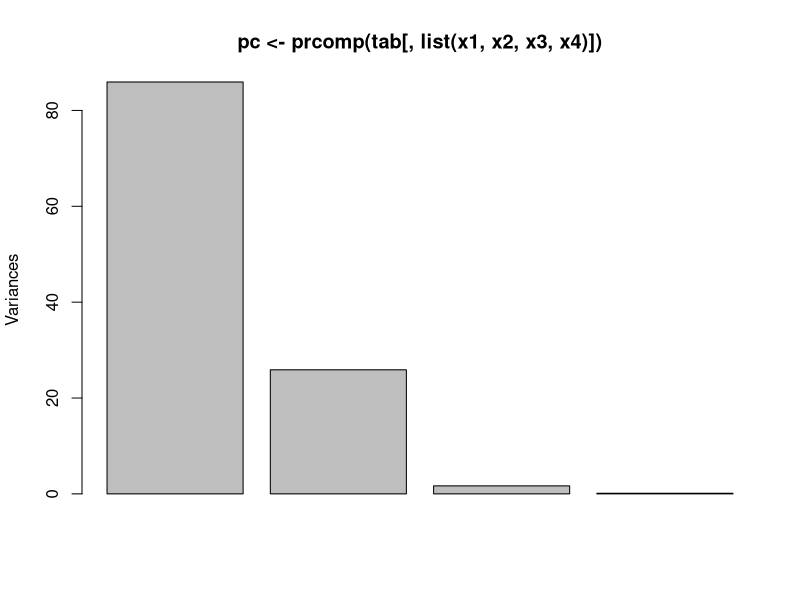
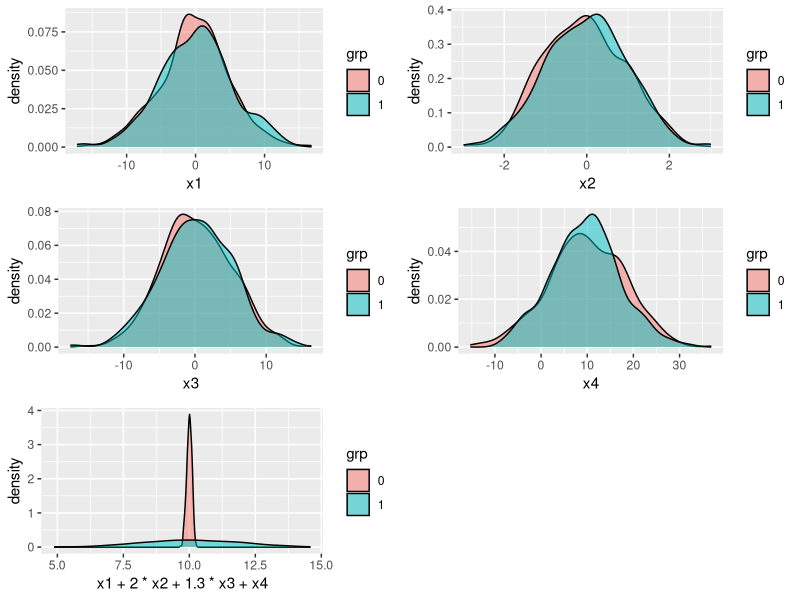
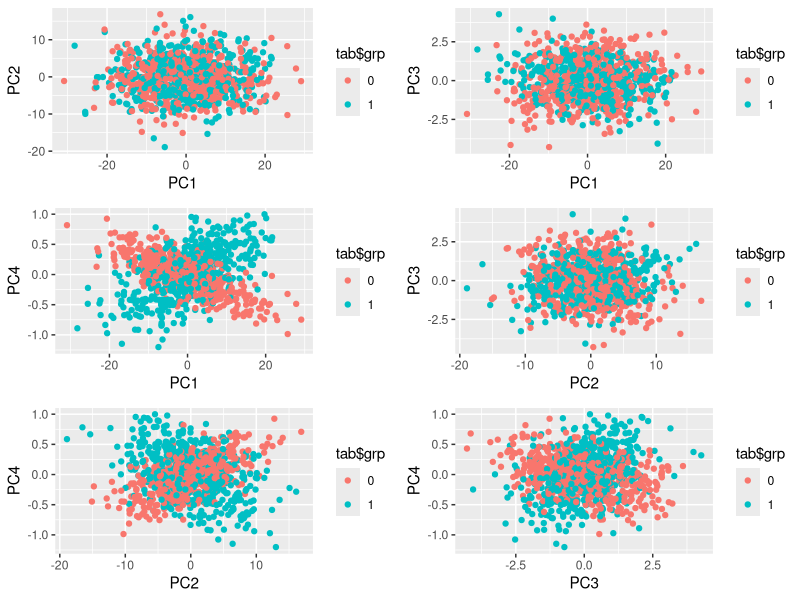
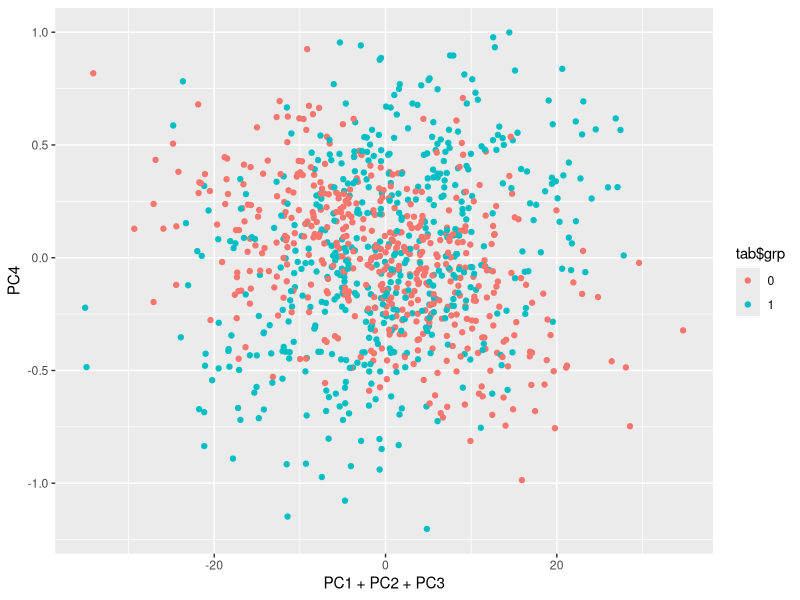
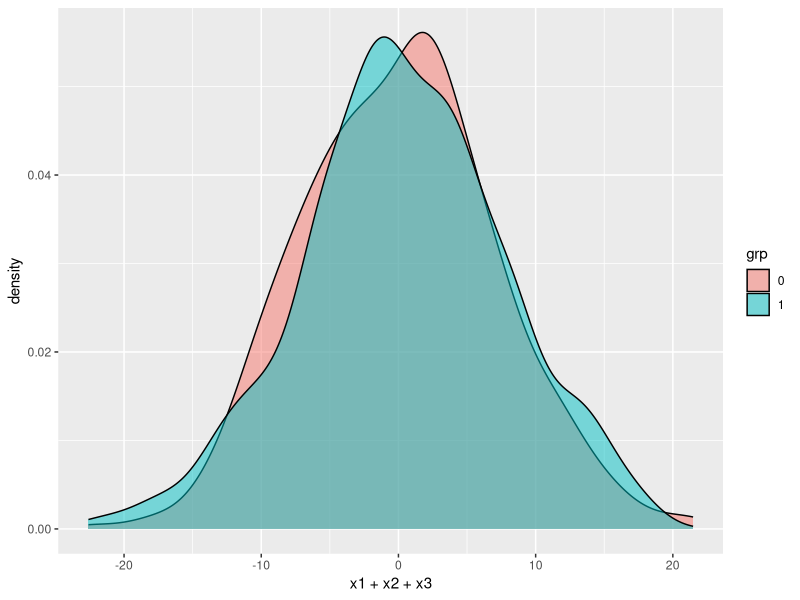

Reproduce these figures in R, in order. (Note: this script raises an error after producing the figures.)
# How to detect multivariate separation of categories
 library(data.table)
 library(ggplot2)
 library(grid)
 library(gridExtra)
 
 N <- 1e3
 train <- sample(1:N, .9*N)
 tab <- data.table(x1 = rnorm(N, 0, 5), x2 = rnorm(N, 0, 1), x3 = rnorm(N, 0, 5), grp = sample(factor(0:1), N, replace = T))
 tab[, x4 := ifelse(grp == 1, 10 - (x1 + x2 + x3) + rnorm(.N, 0, .1), 10 - (x1 + 2*x2 + 1.3*x3) + rnorm(.N, 0, .1))]
 
 plot(pc <- prcomp(tab[, list(x1, x2, x3, x4)]))
 pcs <- data.table(grp = tab$grp, pc$x)
 
 grid.arrange(
   ggplot(tab, aes(x1, fill = grp)) + geom_density(alpha = .5),
   ggplot(tab, aes(x2, fill = grp)) + geom_density(alpha = .5),
   ggplot(tab, aes(x3, fill = grp)) + geom_density(alpha = .5),
   ggplot(tab, aes(x4, fill = grp)) + geom_density(alpha = .5),
   ggplot(tab, aes(x1 + 2*x2 + 1.3*x3 + x4, fill = grp)) + geom_density(alpha = .5)
 )
 
 grid.arrange(
   ggplot(data.frame(pc$x), aes(PC1, PC2, col = tab$grp)) + geom_point(),
   ggplot(data.frame(pc$x), aes(PC1, PC3, col = tab$grp)) + geom_point(),
   ggplot(data.frame(pc$x), aes(PC1, PC4, col = tab$grp)) + geom_point(),
   ggplot(data.frame(pc$x), aes(PC2, PC3, col = tab$grp)) + geom_point(),
   ggplot(data.frame(pc$x), aes(PC2, PC4, col = tab$grp)) + geom_point(),
   ggplot(data.frame(pc$x), aes(PC3, PC4, col = tab$grp)) + geom_point() )
 ggplot(data.frame(pc$x), aes(PC1 + PC2 + PC3, PC4, col = tab$grp)) + geom_point()
 ggplot(tab, aes(x1 + x2 + x3, fill = grp)) + geom_density(alpha = .5)
 
 
 summary(mod <- glm(grp~., data = tab[train], family = "binomial"))
 roc(tab[-train, grp], predict(mod, newdata = tab[-train]), plot = T, print.auc = T)
 summary(mod <- glm(grp~I(x1 + 2*x2 + 1.3*x3 + x4), data = tab[train], family = "binomial"))
 roc(tab[-train, grp], predict(mod, newdata = tab[-train]), plot = T, print.auc = T)
 summary(mod <- glm(grp~., data = pcs[train], family = "binomial"))
 roc(pcs[-train, grp], predict(mod, newdata = pcs[-train]), plot = T, print.auc = T)
 
 
 #####
 # Only 3 dimensions
 N <- 1e3
 train <- sample(1:N, .9*N)
 tab3 <- data.table(x1 = rnorm(N, 0, 5), x2 = rnorm(N, 0, 1), grp = sample(factor(0:1), N, replace = T))
 tab3[, x3 := ifelse(grp == 1, 7.5 - (x1 + x2), 10/1.3 - (x1 + 2*x2)/1.3)]
 
 plot(pc3 <- prcomp(tab3[, list(x1, x2, x3)]))
 pcs3 <- data.table(grp = tab3$grp, pc3$x)
 
 grid.arrange(
   ggplot(tab3, aes(x1, fill = grp)) + geom_density(alpha = .5),
   ggplot(tab3, aes(x2, fill = grp)) + geom_density(alpha = .5),
   ggplot(tab3, aes(x3, fill = grp)) + geom_density(alpha = .5),
   ggplot(tab3, aes(x1 + 2*x2 + 1.3*x3, fill = grp)) + geom_density(alpha = .5)
 )
 
 grid.arrange(
   ggplot(data.frame(pc3$x), aes(PC1, PC2, col = tab3$grp)) + geom_point(),
   ggplot(data.frame(pc3$x), aes(PC1, PC3, col = tab3$grp)) + geom_point(),
   ggplot(data.frame(pc3$x), aes(PC2, PC3, col = tab3$grp)) + geom_point() )
 
 ggplot(tab3, aes(x1 + x2 + x3, 1.3*x1 - 1.7*x2 + .4*x3, col = tab3$grp)) + geom_point()
 
 summary(mod <- glm(grp~.^3, data = tab3[train], family = "binomial"))
 roc(tab3[-train, grp], predict(mod, newdata = tab3[-train]), plot = T, print.auc = T)
 summary(mod <- glm(grp~abs(1.3*x1 - 1.7*x2 + 0.4*x3 - 10) * abs(x1 + x2 + x3 - 7.5), data = tab3[train], family = "binomial"))
 roc(tab3[-train, grp], predict(mod, newdata = tab3[-train]), plot = T, print.auc = T)
 summary(mod <- glm(grp~., data = pcs3[train], family = "binomial"))
 roc(pcs3[-train, grp], predict(mod, newdata = pcs3[-train]), plot = T, print.auc = T)
 
 
 summary(mod2 <- lm(x3~.*grp, data = tab3))
 
 
 
 
# End script
 